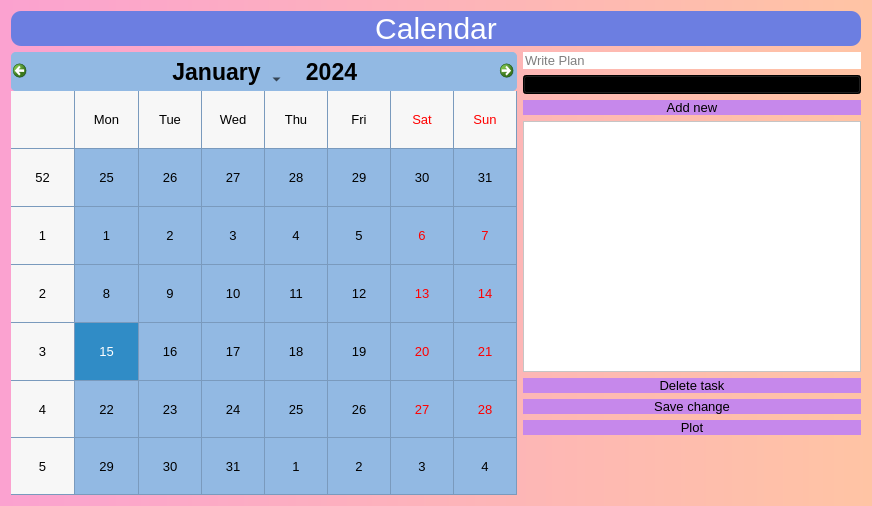
<?xml version="1.0" encoding="UTF-8"?>
<ui version="4.0">
 <class>Form</class>
 <widget class="QWidget" name="Form">
  <property name="geometry">
   <rect>
    <x>0</x>
    <y>0</y>
    <width>872</width>
    <height>506</height>
   </rect>
  </property>
  <property name="windowTitle">
   <string>Form</string>
  </property>
  <property name="styleSheet">
   <string notr="true">background-color: qlineargradient(spread:pad, x1:0, y1:0, x2:1, y2:0, stop:0 rgb(251, 162, 208), stop:1 rgb(255, 196, 164));


</string>
  </property>
  <layout class="QVBoxLayout" name="verticalLayout_2">
   <item>
    <widget class="QLabel" name="label">
     <property name="font">
      <font>
       <pointsize>-1</pointsize>
      </font>
     </property>
     <property name="styleSheet">
      <string notr="true">font-size: 30px;
background-color:rgb(108, 126, 225);
color: white ;
border-radius: 10px</string>
     </property>
     <property name="text">
      <string>Calendar</string>
     </property>
     <property name="alignment">
      <set>Qt::AlignCenter</set>
     </property>
    </widget>
   </item>
   <item>
    <layout class="QHBoxLayout" name="horizontalLayout" stretch="3,2">
     <item>
      <widget class="QCalendarWidget" name="calendarWidget">
       <property name="font">
        <font>
         <pointsize>10</pointsize>
         <weight>50</weight>
         <italic>false</italic>
         <bold>false</bold>
         <underline>false</underline>
        </font>
       </property>
       <property name="autoFillBackground">
        <bool>false</bool>
       </property>
       <property name="styleSheet">
        <string notr="true">#calendarWidget QWidget {
background-color: rgb(146, 185, 227);
color: black;
border-radius:5px;
}

#qt_calendar_monthbutton{
	width : 130px;
	font-size : 23px;
	margin : 5px 1px;
}

#qt_calendar_yearbutton
{
	width : 90px;
	font-size : 23px;
	margin : 5px 1px;
}

#qt_calendar_monthbutton:hover,
#qt_calendar_yearbutton:hover,
#qt_calendar_prevmonth:hover,
#qt_calendar_nextmonth:hover
{
	background-color:rgb(255, 117, 71)
}

#qt_calendar_monthbutton:pressed,
#qt_calendar_yearbutton:pressed,
#qt_calendar_prevmonth:pressed,
#qt_calendar_nextmonth:pressed{
	background-color:rgb(255, 117, 71)
}</string>
       </property>
       <property name="firstDayOfWeek">
        <enum>Qt::Monday</enum>
       </property>
       <property name="gridVisible">
        <bool>true</bool>
       </property>
      </widget>
     </item>
     <item>
      <layout class="QVBoxLayout" name="verticalLayout">
       <item>
        <widget class="QLineEdit" name="taskLineEdit">
         <property name="font">
          <font>
           <pointsize>10</pointsize>
          </font>
         </property>
         <property name="styleSheet">
          <string notr="true">border-radius: 10px;
background-color:white</string>
         </property>
         <property name="placeholderText">
          <string>Write Plan</string>
         </property>
        </widget>
       </item>
       <item>
        <widget class="QComboBox" name="groupComboBox">
         <property name="font">
          <font>
           <pointsize>10</pointsize>
          </font>
         </property>
         <property name="styleSheet">
          <string notr="true">#groupComboBox {
	padding-left : 10px
}
</string>
         </property>
         <item>
          <property name="text">
           <string>Important, Urgent</string>
          </property>
         </item>
         <item>
          <property name="text">
           <string>Import, Not Urgent</string>
          </property>
         </item>
         <item>
          <property name="text">
           <string>Not Important, Urgent</string>
          </property>
         </item>
         <item>
          <property name="text">
           <string>Not Important, Not Urgent</string>
          </property>
         </item>
        </widget>
       </item>
       <item>
        <widget class="QPushButton" name="addButton">
         <property name="font">
          <font>
           <pointsize>10</pointsize>
          </font>
         </property>
         <property name="cursor">
          <cursorShape>PointingHandCursor</cursorShape>
         </property>
         <property name="styleSheet">
          <string notr="true">QPushButton{
	background-color: rgb(198, 136, 235);
	border-radius: 10px;
}
QPushButton:hover{ 
	background-color: rgb(195,81,167);
}</string>
         </property>
         <property name="text">
          <string>Add new</string>
         </property>
        </widget>
       </item>
       <item>
        <widget class="QListWidget" name="tasksListWidget">
         <property name="styleSheet">
          <string notr="true">background-color: rgb(255, 255, 255)</string>
         </property>
        </widget>
       </item>
       <item>
        <widget class="QPushButton" name="deleteButton">
         <property name="font">
          <font>
           <pointsize>10</pointsize>
          </font>
         </property>
         <property name="cursor">
          <cursorShape>PointingHandCursor</cursorShape>
         </property>
         <property name="styleSheet">
          <string notr="true">QPushButton{
	background-color: rgb(198, 136, 235);
	border-radius: 10px;
}
QPushButton:hover{ 
	background-color: rgb(195,81,167);
}</string>
         </property>
         <property name="text">
          <string>Delete task</string>
         </property>
        </widget>
       </item>
       <item>
        <widget class="QPushButton" name="saveButton">
         <property name="font">
          <font>
           <pointsize>10</pointsize>
          </font>
         </property>
         <property name="cursor">
          <cursorShape>PointingHandCursor</cursorShape>
         </property>
         <property name="styleSheet">
          <string notr="true">QPushButton{
	background-color: rgb(198, 136, 235);
	border-radius: 10px;
}
QPushButton:hover{ 
	background-color: rgb(195,81,167);
}</string>
         </property>
         <property name="text">
          <string>Save change</string>
         </property>
        </widget>
       </item>
       <item>
        <widget class="QPushButton" name="plotButton">
         <property name="font">
          <font>
           <pointsize>10</pointsize>
          </font>
         </property>
         <property name="cursor">
          <cursorShape>PointingHandCursor</cursorShape>
         </property>
         <property name="styleSheet">
          <string notr="true">QPushButton{
	background-color: rgb(198, 136, 235);
	border-radius: 10px;
}
QPushButton:hover{ 
	background-color: rgb(195,81,167);
}</string>
         </property>
         <property name="text">
          <string>Plot</string>
         </property>
        </widget>
       </item>
       <item>
        <spacer name="verticalSpacer">
         <property name="orientation">
          <enum>Qt::Vertical</enum>
         </property>
         <property name="sizeType">
          <enum>QSizePolicy::Maximum</enum>
         </property>
         <property name="sizeHint" stdset="0">
          <size>
           <width>20</width>
           <height>60</height>
          </size>
         </property>
        </spacer>
       </item>
      </layout>
     </item>
    </layout>
   </item>
  </layout>
 </widget>
 <resources/>
 <connections/>
</ui>
